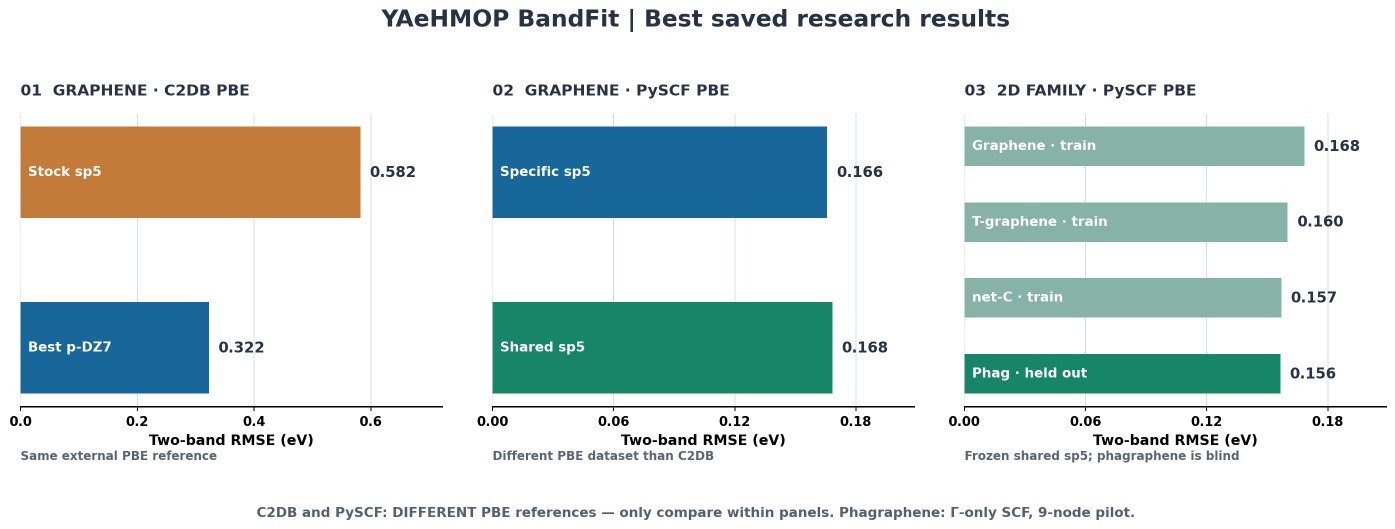
#> input picture assets/quick_best.png, 2790 x 1058 px (shown at 1/2 size); its folder holds only this picture in this run
$ python -i raster_ingest.py   (imports and definitions only)
#> lines starting #> are read from the running program, lines starting #| are printed output that depends on the picture
#!/usr/bin/env python3
"""P8: validated image-byte ingestion with one canonical internal raster PNG.

Accept any static raster format decoded by the installed Pillow plugins,
not arbitrary extensions. Image bytes, not suffix, determine file type.
The visible pixel matrix is normalized to an 8-bit RGB PNG. Exact
legacy P5 bitplanes (one 8-bit channel) are kept in 'L' PNG mode
after their entire sparse-layer signature is verified; bitplane
payload is not converted to RGB or thresholded.

This is *file-format* normalization only. It does not infer axes, bands,
crossings or hidden DFT states. The final optimizer input is always
P5 N-bit layered PNG after independent extraction + QA.
"""
from __future__ import annotations
from pathlib import Path
from PIL import Image,ImageOps,ImageCms,UnidentifiedImageError
import numpy as np
import hashlib,json,io,os,struct

SUPPORTED_MODES=("auto","layered","colors","mono")
MAX_PIXELS=40_000_000
MAX_FILE_BYTES=120_000_000
MIN_SIDE=24
def _format_guard(path:Path):
    if not path.is_file():raise FileNotFoundError(path)
    count=path.stat().st_size
    if not 0<count<=MAX_FILE_BYTES:
        raise ValueError(f"Raster input size limit exceeded or empty ({count} bytes)")
    return count

def normalize_raster(source,output,*,n_bands=None,expect_layered=False,
                     require_source_size=False):
    """Return (canonical_PNG_path, metadata_dict).

    Pixels larger than MAX_PIXELS and animated/multi-page inputs fail closed.
    The original source stays unmodified; EXIF orientation is applied and
    logged (pixel bbox coordinates must refer to the canonical oriented
    image). PNG output contains no user supplied EXIF, filename or arbitrary
    metadata. Embedded ICC is converted to sRGB when possible; invalid
    ICC inputs are rejected rather than discarded without disclosure.

    TIFF 16-bit/float/grayscale with greater than 8-bit precision is
    intentionally rejected: silent quantization can move line positions.
    """
    src=Path(source).expanduser().resolve();dst=Path(output).expanduser().resolve()
    if src==dst:raise ValueError("Canonical PNG output must not overwrite original raster")
    nbytes=_format_guard(src)
    if n_bands is not None and n_bands not in (2,4,6,8):
        raise ValueError("n_bands must be 2,4,6,8")
    try:
        # PNG requires verify() immediately after open, before getexif()
        # or any other method that can trigger pixel decoding.
        with Image.open(src) as verified:
            verified.verify()
        with Image.open(src) as f:
            format_name=f.format
            nframes=getattr(f,"n_frames",1)
            dims=f.size
            mode=f.mode
            orientation=f.getexif().get(274,1)
            icc=bool(f.info.get("icc_profile"))
            if nframes!=1:
                raise ValueError("Animated or multi-page raster rejected: use a single selected still frame")
            if format_name is None or format_name in ("PDF",):
                raise ValueError("Input is not a supported static raster image")
            w,h=dims
            if min(w,h)<MIN_SIDE or w*h>MAX_PIXELS:
                raise ValueError(f"Invalid raster dimensions {w}x{h}; require >=24px sides and <=40M pixels")
        with Image.open(src) as f:
            f.load()  # strict PIL decoding; do not enable truncated images
            if f.mode in ("I","I;16","I;16B","I;16L","F"):
                raise ValueError(f"High-precision raster mode {f.mode} cannot be silently converted to RGB8")
            if expect_layered and orientation not in (1,None):
                raise ValueError("Encoded P5 bitplanes cannot be EXIF-rotated")
            img=ImageOps.exif_transpose(f)
            # For modern true-embedded ICC, explicitly convert to canonical sRGB.
            if icc:
                try:
                    profile=ImageCms.ImageCmsProfile(io.BytesIO(f.info["icc_profile"]))
                    out_profile=ImageCms.createProfile("sRGB")
                    if img.mode not in ("RGB","RGBA","CMYK","L"):
                        img=img.convert("RGBA" if "transparency" in img.info else "RGB")
                    if img.mode=="RGBA":
                        rgb=ImageCms.profileToProfile(img.convert("RGB"),profile,out_profile,outputMode="RGB")
                        # Alpha doesn't define profile, preserve original alpha.
                        img=rgb.convert("RGBA");img.putalpha(ImageOps.exif_transpose(f).getchannel("A"))
                    else:
                        img=ImageCms.profileToProfile(img,profile,out_profile,outputMode="RGB")
                except Exception as exc:
                    raise ValueError("Invalid or unsupported embedded ICC profile; refusing implicit color shift") from exc
            legacy=False
            # Legacy multi-band encoding is *not* a normal grayscale image:
            # verify every bit-layer before calling it an original bitplane.
            if n_bands is not None and (not icc) and img.mode=="L":
                from generate_mc2d_multiband import FRAME,SIZE
                from image_trace_advanced import sparse_bitplane_signature
                legacy=sparse_bitplane_signature(np.asarray(img),n_bands,FRAME,SIZE)
            if expect_layered and not legacy:
                raise ValueError("This raster is not a verified P5 bitplane image; ordinary greyscale is not encoded bands")
            had_alpha=("A" in img.getbands() or "transparency" in img.info)
            if legacy:
                canonical=img.copy()  # gray-index values preserve 1<<band bitset
                normalized_mode="L_BITPLANES"
            else:
                if had_alpha:
                    rgba=img.convert("RGBA")
                    white=Image.new("RGBA",rgba.size,(255,255,255,255))
                    canonical=Image.alpha_composite(white,rgba).convert("RGB")
                else:
                    canonical=img.convert("RGB")
                normalized_mode="RGB8"
            if canonical.mode not in ("L","RGB") or canonical.size[0]*canonical.size[1]>MAX_PIXELS:
                raise ValueError("Internal canonical image contract violated")
            dst.parent.mkdir(parents=True,exist_ok=True)
            # Save as PNG, regardless of input format, without source metadata.
            canonical.save(dst,format="PNG")
    except (UnidentifiedImageError,OSError,SyntaxError) as exc:
        raise ValueError(f"Unreadable or unsupported raster data in {src.name}: {exc}") from exc
    with Image.open(dst) as saved:
        saved.load()
        assert saved.format=="PNG"
        if normalized_mode=="L_BITPLANES":
            assert np.array_equal(np.asarray(saved),np.asarray(canonical))
        else:
            assert saved.mode=="RGB" and np.array_equal(np.asarray(saved),np.asarray(canonical))
    return dst,{
      "original_path":str(src),"original_sha256":hashlib.sha256(src.read_bytes()).hexdigest(),
      "original_bytes":nbytes,"detected_format":format_name,"original_mode":mode,
      "original_size_px":list(dims),"n_frames":nframes,
      "exif_orientation":orientation,"icc_converted_to_srgb":icc,
      "alpha_composited_over_white":bool(normalized_mode=="RGB8" and had_alpha),
      "canonical_path":str(dst),"canonical_format":"PNG",
      "canonical_mode":normalized_mode,
      "canonical_size_px":list(canonical.size),
      "canonical_sha256":hashlib.sha256(dst.read_bytes()).hexdigest(),
      "legacy_P5_bitplanes_verified":legacy,
      "content_detection_not_file_extension":True,
      "scientific_warning":"Raster normalization is not a validation of DFT bands, k paths, gaps or degeneracies."
    }

def normalize_and_write_qa(source,outdir,*,n_bands=None,expect_layered=False):
    outdir=Path(outdir).resolve();outdir.mkdir(parents=True,exist_ok=True)
    image,meta=normalize_raster(source,outdir/"normalized_source.png",
             n_bands=n_bands,expect_layered=expect_layered)
    (outdir/"raster_ingest_qa.json").write_text(json.dumps(meta,indent=2)+"\n")
    return image,meta

>>> import cv2
>>> picture = cv2.imread('../assets/quick_best.png', cv2.IMREAD_GRAYSCALE)
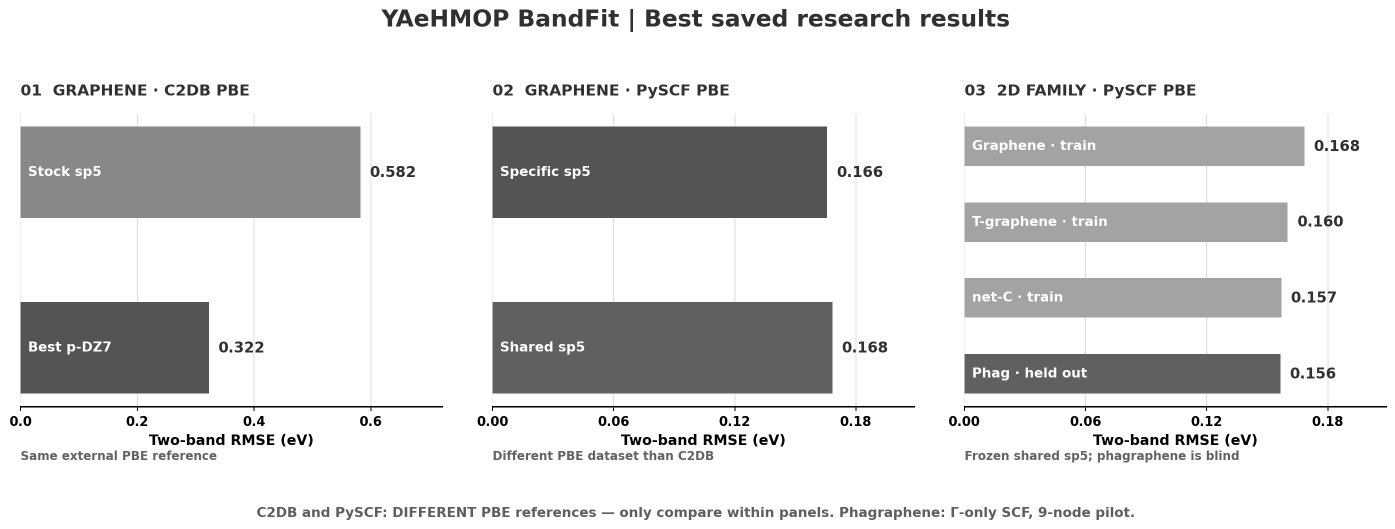
#> picture: shape (1058, 2790) (shown at 1/2 size); min 0, max 255, mean 219.1
>>> result = normalize_raster(picture, 'out.png')
#> (the run stopped early here; a loop or call above may not have finished)

$ run again, on assets/quick_carbon.png
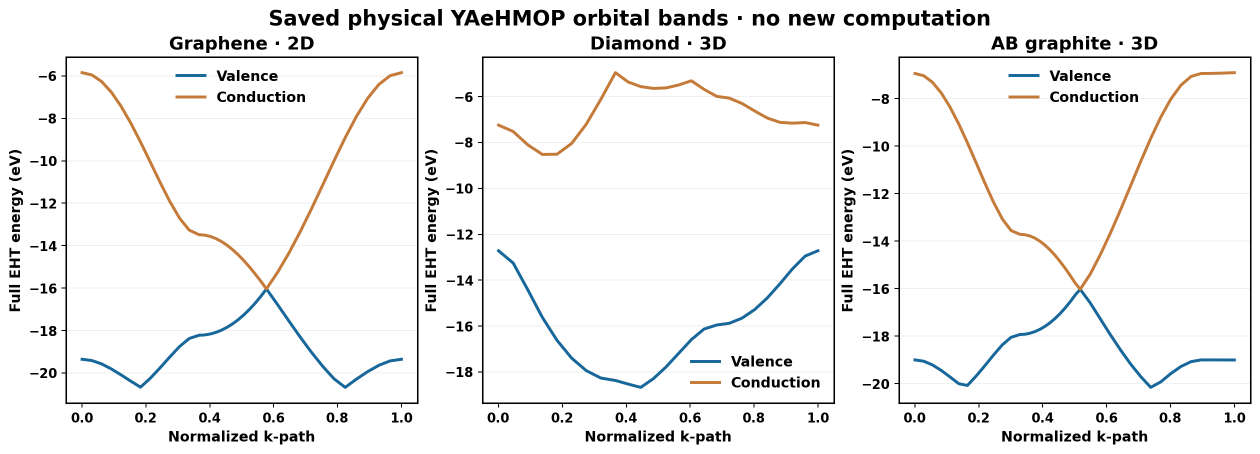
#> input picture assets/quick_carbon.png, 2519 x 907 px (shown at 1/2 size)
#> `picture = cv2.imread('../assets/quick_best.png', cv2.IMREAD_GRAYSCALE)`:
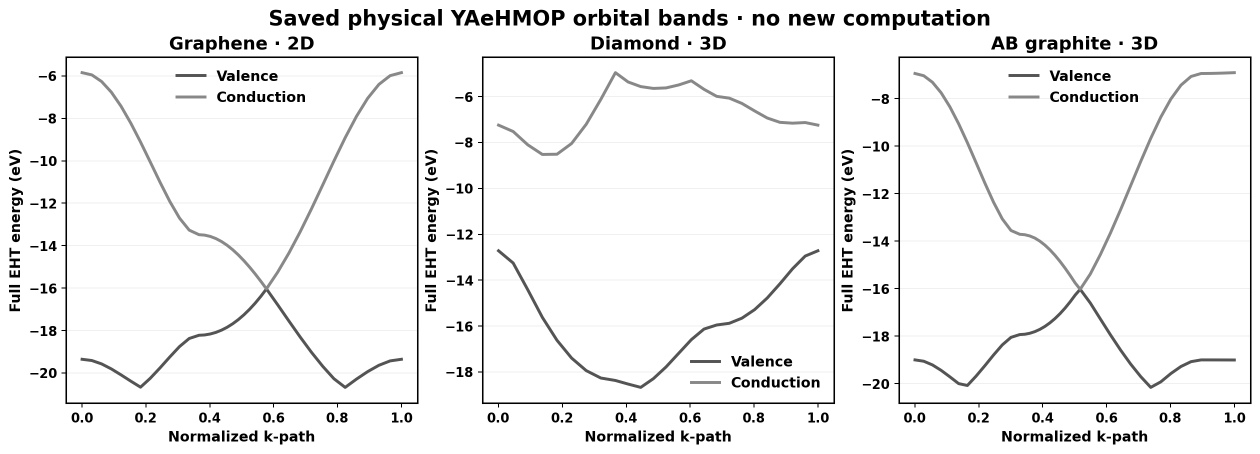
#> picture: shape (907, 2519) (shown at 1/2 size); min 0, max 255, mean 242
